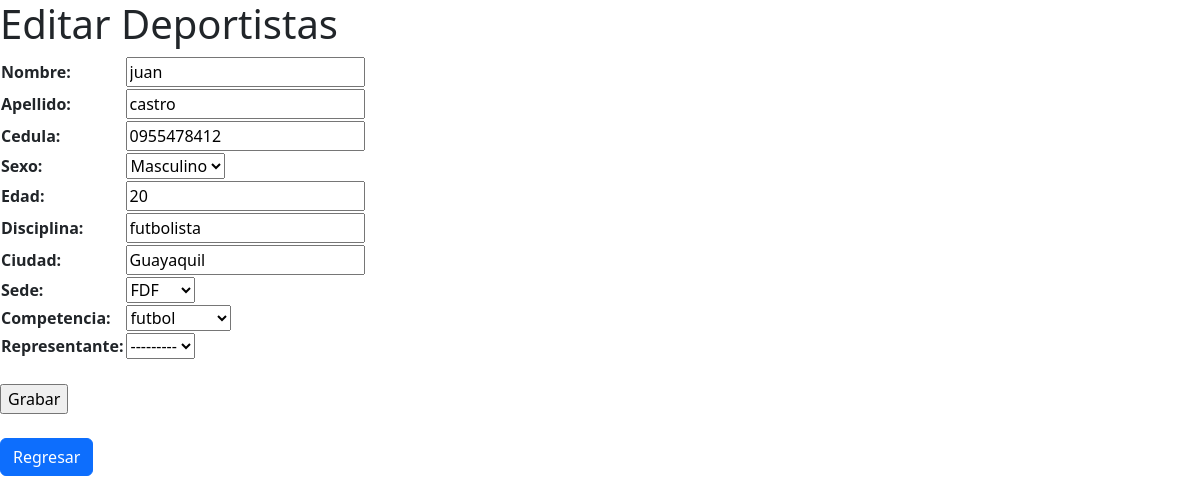
Page /editar_deportista/2 on the committed database.
### deportistas/models.py (models this page shows, shortened)
class Deportista(models.Model):
    SEXO = [
        ("M", "Masculino"),
        ("F", "Femenino"),
    ]
    nombre = models.CharField(max_length=50)
    apellido = models.CharField(max_length=50)
    cedula = models.CharField(null=True, max_length=10)
    sexo = models.CharField(max_length=1, choices=SEXO, null=True)
    edad = models.IntegerField(null=True)
    disciplina = models.CharField(null=True, max_length=50)
    ciudad = models.CharField(null=True, max_length=50)
    activo = models.BooleanField(default=True)
    sede = models.ForeignKey(Sede, on_delete=models.SET_NULL, null=True)
    competencia = models.ForeignKey(Competencia, on_delete=models.SET_NULL, null=True)
    representante = models.ForeignKey(Representante, on_delete=models.SET_NULL, null=True)

class Sede(models.Model):
    nombre = models.CharField(max_length=50, null=True)
    encargado = models.CharField(max_length=50, null=True)
    direccion = models.CharField(max_length=100, null=True)
    def __str__(self):
        return f'{self.nombre}'

### deportistas/views.py (the view)
# urls.py: path('editar_deportista/<int:idDeportista>', editar_deportista),
def editar_deportista(request,idDeportista):
    pagina = loader.get_template('editar_deportista.html')
    deportista = get_object_or_404(Deportista, pk=idDeportista)
    if request.method == 'GET':
        formulario = DeportistaFormulario(instance=deportista)
    elif request.method =='POST':
        formulario = DeportistaFormulario(request.POST, instance=deportista)
        if formulario.is_valid():
            formulario.save()
            return redirect('inicio')
    mensaje = {'formulario': formulario}
    return HttpResponse(pagina.render(mensaje, request))

### deportistas/forms.py
class DeportistaFormulario(ModelForm):
    class Meta:
        model = Deportista
        fields = ('nombre', 'apellido', 'cedula', 'sexo', 'edad', 'disciplina', 'ciudad', 'sede', 'competencia', 'representante')

### deportistas/models.py (called while the page is built)
    def __str__(self):
        return f'{self.categoria}'

### deportistas/templates/editar_deportista.html (shortened to what this page needs)
<!DOCTYPE html>
<html lang="en">
<head>
    <link href="https://cdn.jsdelivr.net/npm/bootstrap@5.3.0/dist/css/bootstrap.min.css" rel="stylesheet">
</head>
<body>
 <h1>Editar Deportistas</h1>
    <div>
        <form method = "POST">
            <table>
                {{formulario}}
            </table>
                <br>
                <input type = "submit" value = "Grabar">
        </form>
    </div>
    <br>
    <div>
        <a class="btn btn-primary" href="{%url 'inicio'%}">Regresar</a>
    </div>
</body>
</html>

### rows in the picture
Deportista: nombre "juan", apellido "castro", cedula "0955478412", sexo "Masculino", edad "20", disciplina "futbolista", ciudad "Guayaquil", sede "FDF", competencia "futbol", representante "---------"
